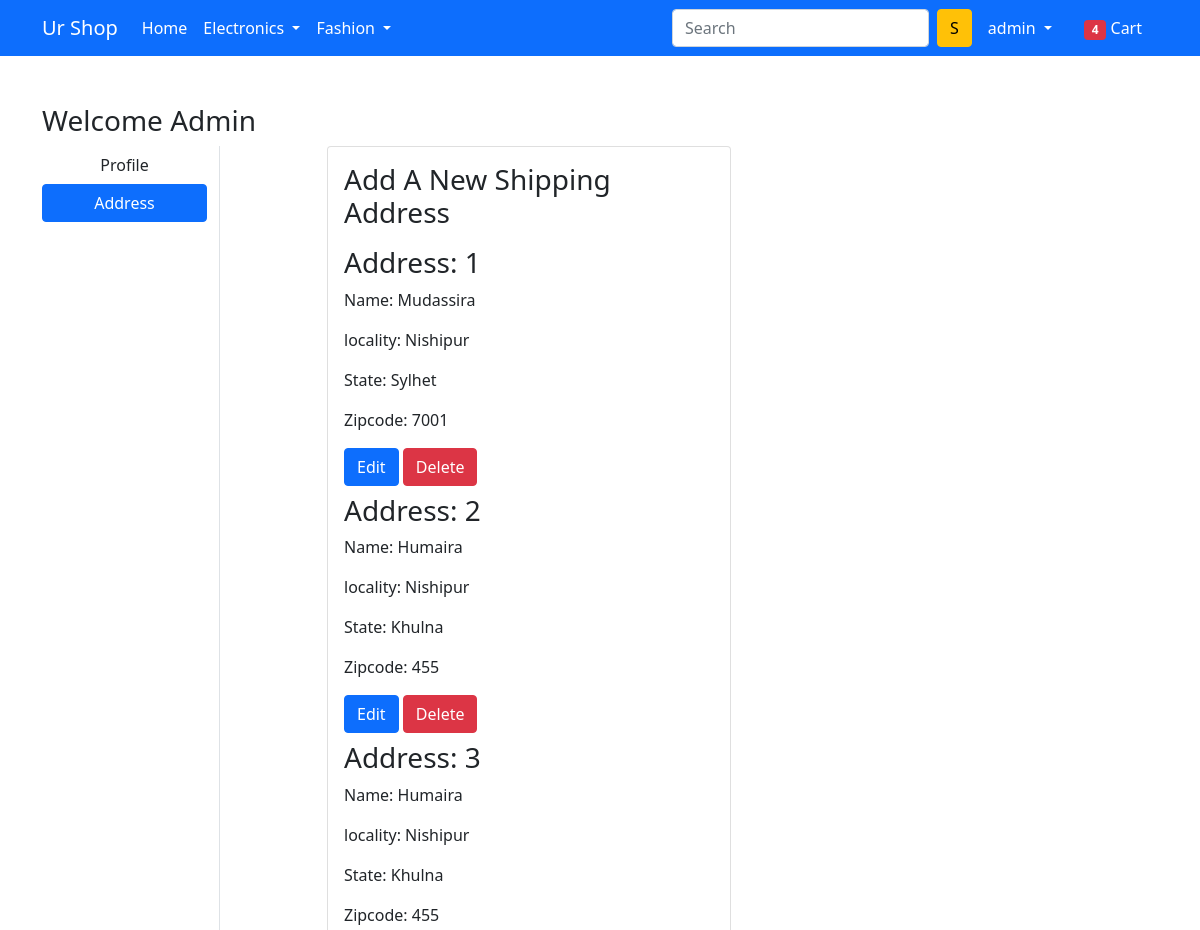
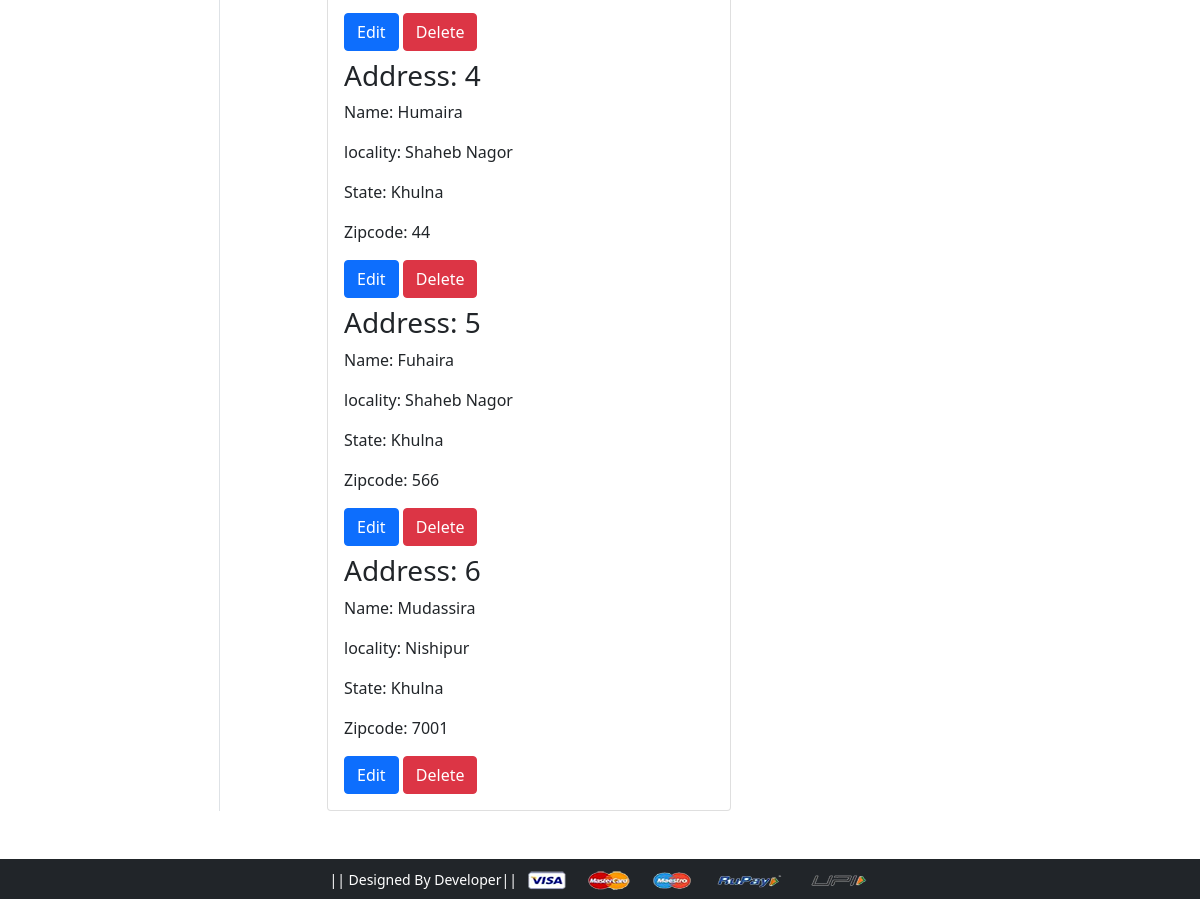
The page /address/ (signed in) on the database its author committed (2 pictures, top to bottom).
### app/models.py (models this page shows, shortened)
class Customer (models.Model):
    user = models.ForeignKey(User, on_delete=models.CASCADE)
    name = models.CharField(max_length=200)
    locality = models.CharField(max_length=200)
    city = models.CharField(max_length=200)
    zipcode = models.IntegerField()
    state = models.CharField(choices=DIVISION_CHOICES, max_length=200)

### app/views.py (the view)
# urls.py: path('address/', views.address, name='address'),
def address(request):
    address = Customer.objects.filter(user=request.user)
    return render(request, 'app/address.html', {'add': address, 'active': 'btn-primary'})

### app/templates/app/address.html (shortened to what this page needs)
{% extends 'app/base.html' %}
{% load static %}
{% block main-content %}
<div class="container my-5">
 <div class="row">
  <h3>Welcome <span class="text-capitalize">{{ request.user.username }}</span> </h3>
  <div class="col-sm-2 border-end">
   <ul class="list-unstyled">
    <li class="d-grid"><a href="{% url 'profile' %}" class="btn ">Profile</a></li>
    <li class="d-grid"><a href="{% url 'address' %}" class="btn {{active}}">Address</a></li>
   </ul>
  </div>
  <div class="col-sm-9 offset-sm-1">
   <div class="row">
    <div class="col-sm-6">
     <div class="card">
      <div class="card-body">
       <h3>Add A New Shipping Address</h3>
       {% for ad in add %}
       <h3>Address: {{forloop.counter}}</h3>
       <p>Name: {{ad.name}}</p>
       <p>locality: {{ad.locality}}</p>
       <p>State: {{ad.state}}</p>
       <p>Zipcode: {{ad.zipcode}}</p>
        <a href="{% url 'edit_address' ad.id %}" class="btn btn-primary">Edit</a>
          <form action="{% url 'delete' ad.id %}" method="post" class="d-inline">
              <input type="submit" class="btn btn-danger" value="Delete">
          </form>
       {% endfor %}
      </div>
     </div>
    </div>
   </div>
  </div>
 </div>
</div>
{% endblock main-content %}

### app/templates/app/base.html (shortened to what this page needs)
<!doctype html>
{% load static %}
<html lang="en">
  <head>
    <link href="https://cdn.jsdelivr.net/npm/bootstrap@5.0.0-beta1/dist/css/bootstrap.min.css" rel="stylesheet">
    <link rel="stylesheet" href="{% static 'app/css/owl.carousel.min.css' %}">
    <link rel="stylesheet" href="{% static 'app/css/all.min.css' %}">
    <link rel="stylesheet" href="{% static 'app/css/style.css' %}">
  </head>
  <body>
    <nav class="navbar navbar-expand-lg navbar-dark bg-primary">
     <div class="container">
       <a class="navbar-brand" href="/">Ur Shop</a>
       <div class="collapse navbar-collapse" id="navbarSupportedContent">
         <ul class="navbar-nav me-auto mb-2 mb-lg-0">
           <li class="nav-item">
             <a class="nav-link active" aria-current="page" href="/">Home</a>
           </li>
           <li class="nav-item dropdown">
             <a class="nav-link dropdown-toggle text-white" href="#" id="electronicsDropdown" role="button" data-bs-toggle="dropdown" aria-expanded="false">
               Electronics
             </a>
           </li>
           <li class="nav-item dropdown">
             <a class="nav-link dropdown-toggle text-white" href="#" id="fashionDropdown" role="button" data-bs-toggle="dropdown" aria-expanded="false">
               Fashion
             </a>
           </li>
         </ul>
         <form class="d-flex">
           <input class="form-control me-2" type="search" placeholder="Search" aria-label="Search">
           <button class="btn btn-warning" type="submit">S</button>
         </form>
         <div>
          <ul class="navbar-nav me-auto mb-2 mb-lg-0">
              {% if request.user.is_authenticated %}
           <li class="nav-item dropdown mx-2">
              <a class="nav-link dropdown-toggle text-white" href="#" id="profileDropdown" role="button" data-bs-toggle="dropdown" aria-expanded="false">
                {{ request.user.username }}
              </a>
            </li>
            <li class="nav-item mx-2">
             <a href="{% url 'show_cart' %}" class="nav-link text-white"><span class="badge bg-danger">4</span> Cart </a>
            </li>
              {% endif %}
          </ul>
         </div>
       </div>
     </div>
    </nav>
    {% block main-content %} {% endblock main-content %}
    <footer class="container-fluid bg-dark text-center p-2 mt-5">
        <small class="text-white"> || Designed By  Developer|| </small>
        <img src="{% static 'app/images/payment.png' %}" alt="" srcset="" class="img-fluid" height="2px">
    </footer>
  </body>
</html>

### rows shown on the page
Customer: name "Mudassira", locality "Nishipur", state "Sylhet", zipcode "7001"
Customer: name "Humaira", locality "Nishipur", state "Khulna", zipcode "455"
Customer: name "Humaira", locality "Nishipur", state "Khulna", zipcode "455"
Customer: name "Humaira", locality "Shaheb Nagor", state "Khulna", zipcode "44"
Customer: name "Fuhaira", locality "Shaheb Nagor", state "Khulna", zipcode "566"
Customer: name "Mudassira", locality "Nishipur", state "Khulna", zipcode "7001"

### other values the page prints
{{ request.user.username }} "admin"
{{ request.user.username }} "Admin"
